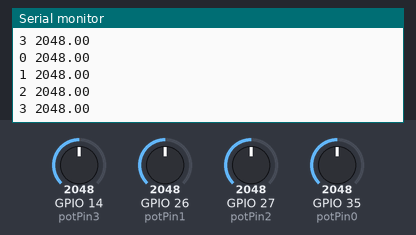
A sketch run on a simulated ESP32. On the bench: the last lines printed to the serial monitor. The test bench sets the inputs (shaded band); at power-on: GPIO 14 (potPin3) = 2048, GPIO 26 (potPin1) = 2048, GPIO 27 (potPin2) = 2048, GPIO 35 (potPin0) = 2048. Nothing arrives over Bluetooth unless stated; a phone connects over Bluetooth LE 3 s after start.

Above: at 1.2 s.
1.3 s: GPIO 14 (potPin3) set to 2866
At 1.8 s:
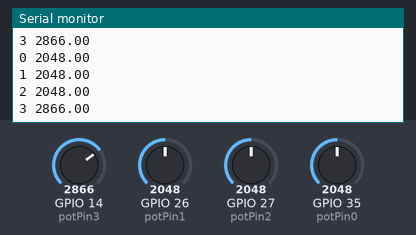
2.8 s: GPIO 26 (potPin1) set to 2866
At 3.6 s:
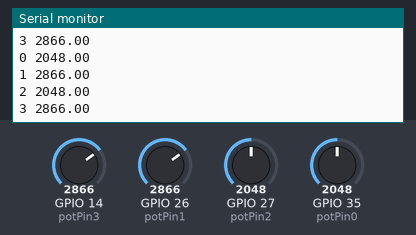
4.3 s: GPIO 27 (potPin2) set to 2866
At 4.8 s:
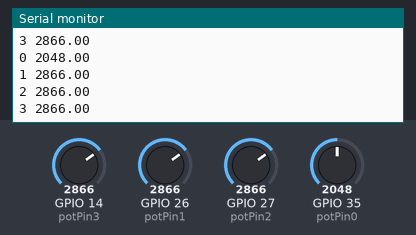
5.8 s: GPIO 35 (potPin0) set to 2866
7.3 s: GPIO 14 (potPin3) set to 3972
At 8.0 s:
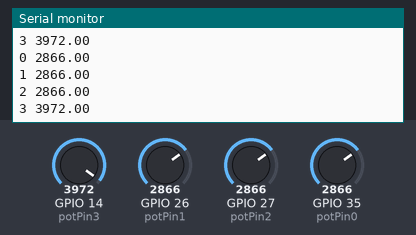
8.8 s: GPIO 26 (potPin1) set to 3972
At 9.8 s:
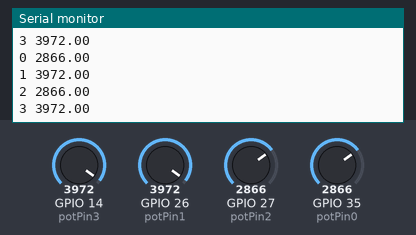
Timing chart, 0 to 11.3 s (numbered marks = the images above; inputs shaded):
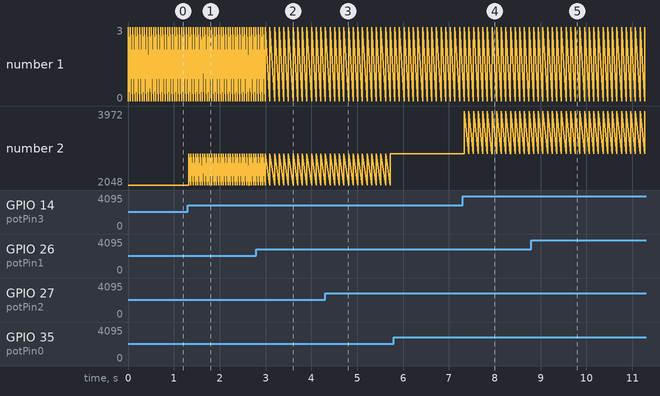

The sketch:

bluetooth_esp32.ino
```cpp
/*
    Video: https://www.youtube.com/watch?v=oCMOYS71NIU
    Based on Neil Kolban example for IDF: https://github.com/nkolban/esp32-snippets/blob/master/cpp_utils/tests/BLE%20Tests/SampleNotify.cpp
    Ported to Arduino ESP32 by Evandro Copercini
    updated by chegewara

   Create a BLE server that, once we receive a connection, will send periodic notifications.
   The service advertises itself as: 4fafc201-1fb5-459e-8fcc-c5c9c331914b
   And has a characteristic of: beb5483e-36e1-4688-b7f5-ea07361b26a8

   The design of creating the BLE server is:
   1. Create a BLE Server
   2. Create a BLE Service
   3. Create a BLE Characteristic on the Service
   4. Create a BLE Descriptor on the characteristic
   5. Start the service.
   6. Start advertising.

   A connect hander associated with the server starts a background task that performs notification
   every couple of seconds.
*/
#include <BLEDevice.h>
#include <BLEServer.h>
#include <BLEUtils.h>
#include <BLE2902.h>

BLEServer* pServer = NULL;
BLECharacteristic* pCharacteristic = NULL;
bool deviceConnected = false;
bool oldDeviceConnected = false;
uint32_t value = 0;


// See the following for generating UUIDs:
// https://www.uuidgenerator.net/

#define SERVICE_UUID        "4fafc201-1fb5-459e-8fcc-c5c9c331914b"
#define CHARACTERISTIC_UUID "beb5483e-36e1-4688-b7f5-ea07361b26a8"


class MyServerCallbacks: public BLEServerCallbacks {
    void onConnect(BLEServer* pServer) {
      deviceConnected = true;
    };

    void onDisconnect(BLEServer* pServer) {
      deviceConnected = false;
    }
};

const int potPin0 = 35;
const int potPin1 = 26;
const int potPin2 = 27;
const int potPin3 = 14;

void setup() {
  pinMode(potPin0, INPUT);
  pinMode(potPin1, INPUT);
  pinMode(potPin2, INPUT);
  pinMode(potPin3, INPUT);
  Serial.begin(115200);

  // Create the BLE Device
  BLEDevice::init("ESP32Test");

  // Create the BLE Server
  pServer = BLEDevice::createServer();
  pServer->setCallbacks(new MyServerCallbacks());

  // Create the BLE Service
  BLEService *pService = pServer->createService(SERVICE_UUID);

  // Create a BLE Characteristic
  pCharacteristic = pService->createCharacteristic(
                      CHARACTERISTIC_UUID,
                      BLECharacteristic::PROPERTY_READ   |
                      BLECharacteristic::PROPERTY_WRITE  |
                      BLECharacteristic::PROPERTY_NOTIFY |
                      BLECharacteristic::PROPERTY_INDICATE
                    );

  // https://www.bluetooth.com/specifications/gatt/viewer?attributeXmlFile=org.bluetooth.descriptor.gatt.client_characteristic_configuration.xml
  // Create a BLE Descriptor
  pCharacteristic->addDescriptor(new BLE2902());

  // Start the service
  pService->start();

  // Start advertising
  BLEAdvertising *pAdvertising = BLEDevice::getAdvertising();
  pAdvertising->addServiceUUID(SERVICE_UUID);
  pAdvertising->setScanResponse(false);
  pAdvertising->setMinPreferred(0x0);  // set value to 0x00 to not advertise this parameter
  BLEDevice::startAdvertising();
  Serial.println("Waiting a client connection to notify...");
}


char temp[20];
float light0 = 0.0;
float light1 = 0.0;
float light2 = 0.0;
float light3 = 0.0;

void loop() {
    // notify changed value
        light0 = 0.0;
        light0 += analogRead(potPin0);
        Serial.print("0 ");
        Serial.println(light0);

        light1 = 0.0;
        light1 += analogRead(potPin1);
        Serial.print("1 ");
        Serial.println(light1);

        light2 = 0.0;
        light2 += analogRead(potPin2);
        Serial.print("2 ");
        Serial.println(light2);

        light3 = 0.0;
        light3 += analogRead(potPin3);
        Serial.print("3 ");
        Serial.println(light3);
         delay(50);

    if (deviceConnected) {


        //Serial.print("l2:");
        //Serial.println(light2);
        dtostrf(light0, 2, 1, temp);
        pCharacteristic->setValue(temp);
        pCharacteristic->notify();

        dtostrf(light1, 2, 1, temp);
        pCharacteristic->setValue(temp);
        pCharacteristic->notify();

        dtostrf(light2, 2, 1, temp);
        pCharacteristic->setValue(temp);
        pCharacteristic->notify();

        dtostrf(light3, 2, 1, temp);
        pCharacteristic->setValue(temp);
        pCharacteristic->notify();
        value++;
        delay(50); // bluetooth stack will go into congestion, if too many packets are sent, in 6 hours test i was able to go as low as 3ms
    }

    // disconnecting
    if (!deviceConnected && oldDeviceConnected) {
        delay(500); // give the bluetooth stack the chance to get things ready
        pServer->startAdvertising(); // restart advertising
        Serial.println("start advertising");
        oldDeviceConnected = deviceConnected;
    }
    // connecting
    if (deviceConnected && !oldDeviceConnected) {
        // do stuff here on connecting
        oldDeviceConnected = deviceConnected;
    }
}
```

Measured:
- after the input at 1.3 s, the serial monitor: prints a new line at once (image 1)
- after the input at 2.8 s, the serial monitor: prints a new line at once (image 2)
- after the input at 4.3 s, the serial monitor: prints a new line at once (image 3)
- after the input at 7.3 s, the serial monitor: prints a new line at once (image 4)
- after the input at 8.8 s, the serial monitor: prints a new line after 0.05 s (image 5)
- plotted number 2: 2048 → 2866 after the input at 1.3 s, 2866 → 3972 after the input at 7.3 s
